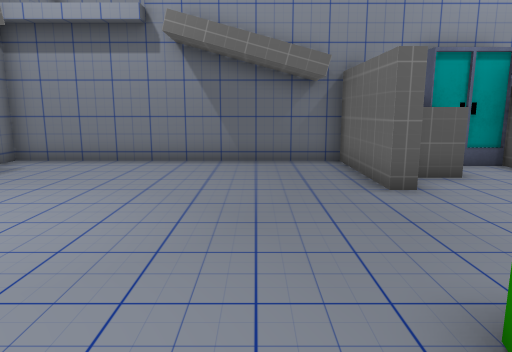
view 1 (above)

15 first-person views from a walk through a scene from a Unity 3-D project. The camera is 1.4 m above the floor, tilts 10° down and sees 70° across. The floor is counted in squares, 1 m on a side. Each view is taken from the middle of a square. On the plan, view 1 faces up. The plan holds only what a view shows up to about 16 squares ahead; the rest is blank. The place goes on beyond the plan. The player is left out. Some animated figures are not drawn. Some surface patterns are stand-ins.

view 2
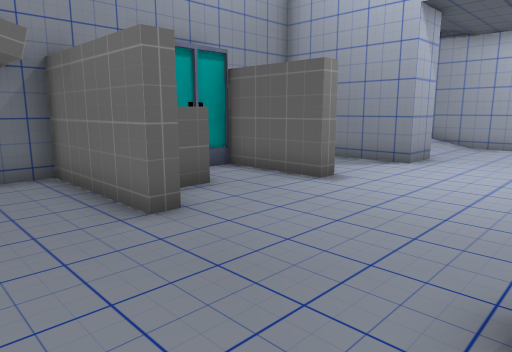

view 3
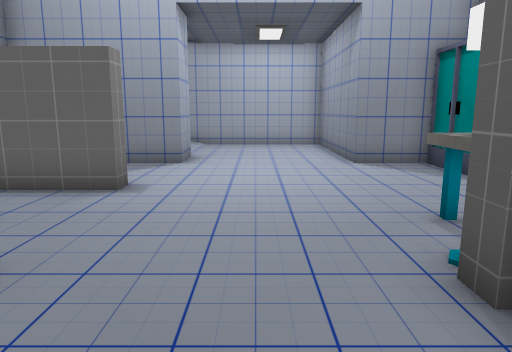

view 4
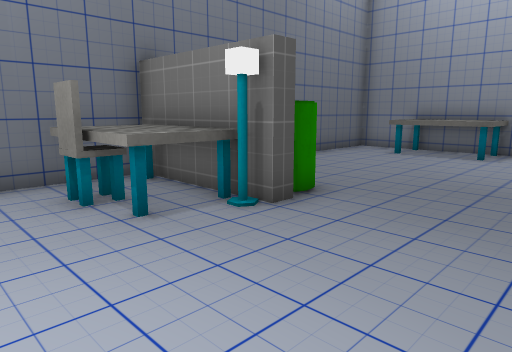

view 5
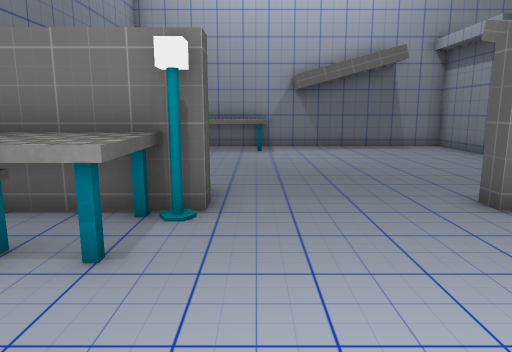

view 6
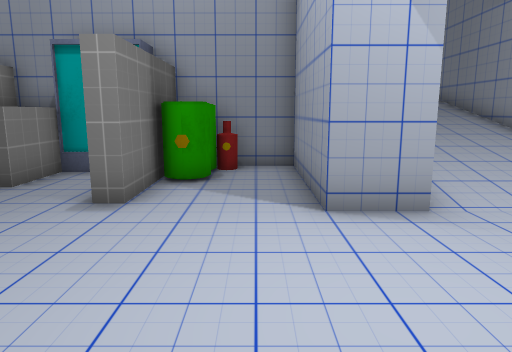

view 7
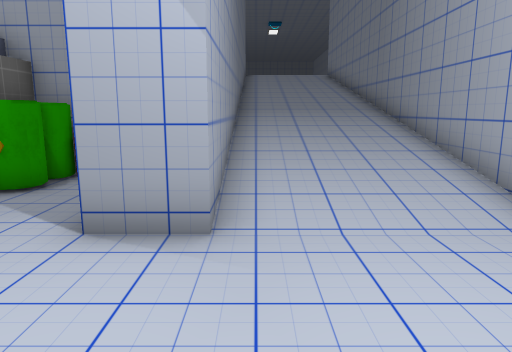

view 8
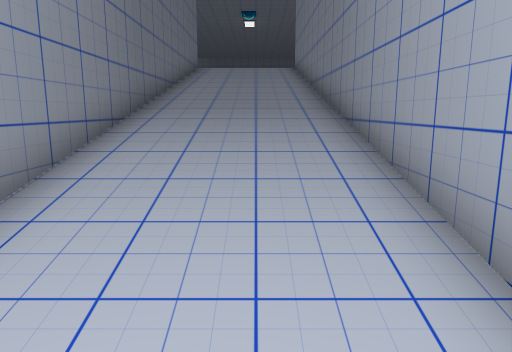

view 9
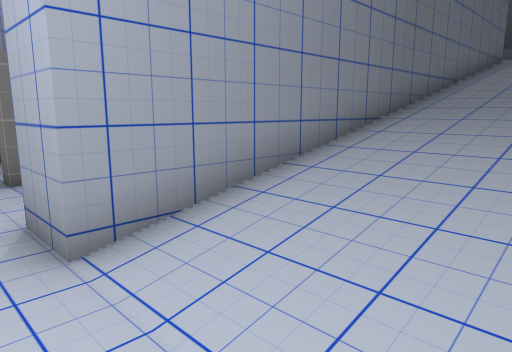

view 10
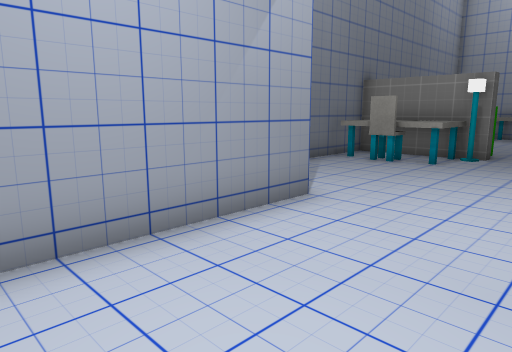

view 11
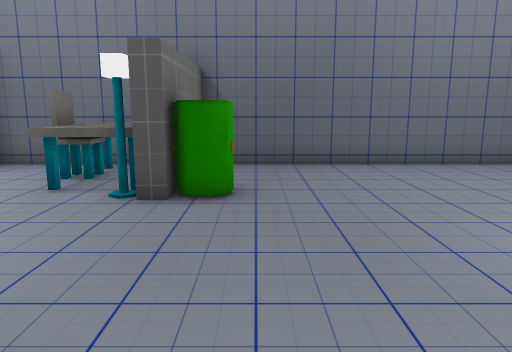

view 12
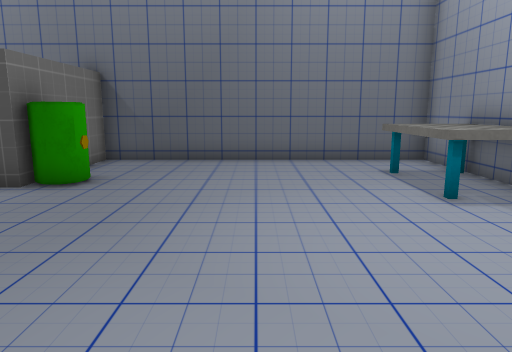

view 13
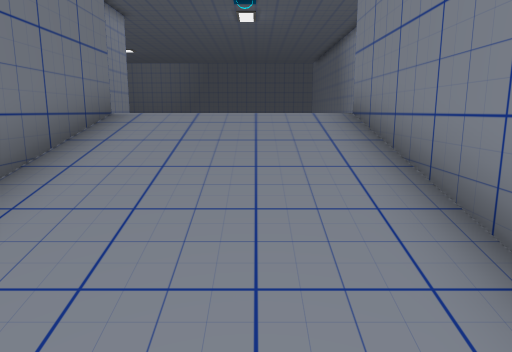

view 14
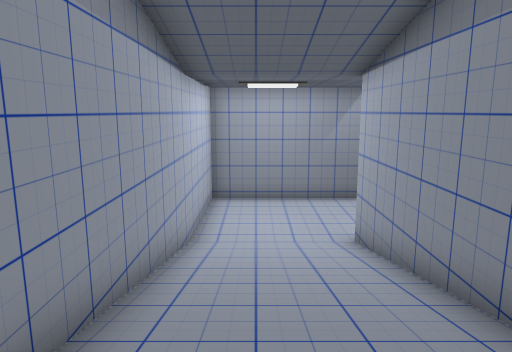

view 15
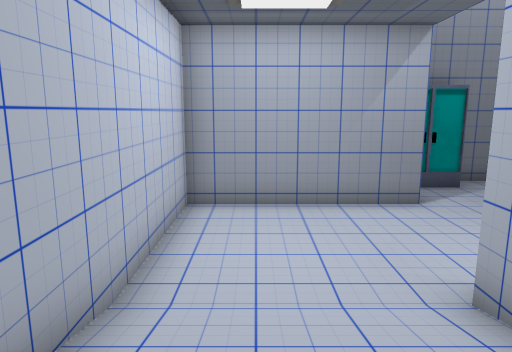

### Floor plan
Key: @ floor where view 1 was taken; # wall or solid block; . main floor; : floor 3.25 m higher than the main floor; / step, stairs or slope; ^ raised ledge; O other object.
Columns run from 7 left of view 1 to 16 right of it. Each row starts with its distance up from view 1.
 21                   #::::#
 20                   #////#
 19                   #////#
 18                   #////#
 17                   #////#
 16                   #////#
 15                   #////#
 14                   #////#
 13                   #////#
 12                   #////#
 11 ############  #####////#
 10 #.........#^#O#O.##////#
  9 #.........#^..#O.##////#
  8 #.........#^..#..##////#
  7 #.........#...#..##////#
  6 #................##....#
  5 #......................#
  4 #......................#
  3 #OO....................#
  2 #OO......OOOO..........#
  1 #OO......OOOO....#######
  0 #......@..OOO....#
 -1 #.........#OO..#O#
 -2 ################

Where each view was taken, in squares from view 1:
view 1: 0 up, 0 right, facing up
view 2: 2 up, 0 right, facing up-right
view 3: 4 up, 0 right, facing right
view 4: 6 up, 7 right, facing down-left
view 5: 3 up, 8 right, facing left
view 6: 1 up, 9 right, facing up
view 7: 2 up, 12 right, facing up
view 8: 5 up, 14 right, facing up
view 9: 5 up, 15 right, facing up-left
view 10: 5 up, 15 right, facing down-left
view 11: 8 up, 1 right, facing down
view 12: 9 up, 2 left, facing down
view 13: 15 up, 14 right, facing up
view 14: 15 up, 14 right, facing down
view 15: 10 up, 14 right, facing down
